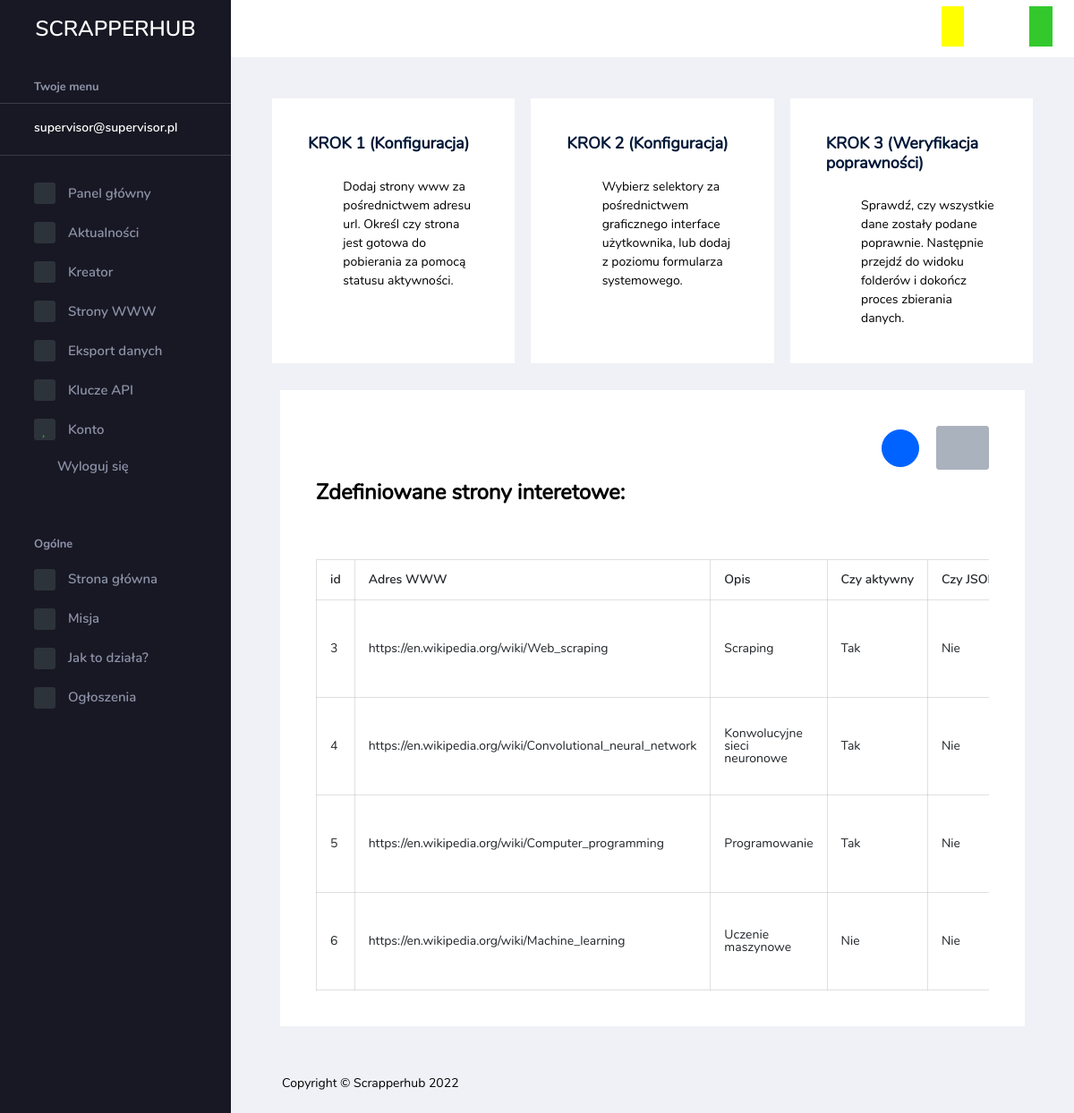
The page /websites/2/ (signed in) on the database its author committed.
### scrapper/models/user.py (models this page shows)
class User(AbstractUser, GrapheneMixin):
    class Meta:
        app_label = APP_LABEL
        ordering = ("pk",)
    username = models.CharField(max_length=150)
    email = models.EmailField(_("email address"), unique=True, blank=True)
    is_active = models.BooleanField(default=False)
    verification_pin = models.CharField(max_length=6)
    timezone = models.ForeignKey(
        to=Timezone, on_delete=models.SET_DEFAULT, default=3, null=False
    )
    USERNAME_FIELD = "email"
    REQUIRED_FIELDS = ["username"]
    def __str__(self) -> str:
        return f"{self.__class__.__name__}(id={self.id}, name={self.email})"
    __repr__ = __str__

### scrapper/models/website.py (models this page shows, shortened)
class Website(BaseModel):
    class Meta:
        app_label = APP_LABEL
        ordering = ("pk",)
    url = models.CharField(max_length=250)
    description = models.CharField(max_length=250)
    is_ready = models.BooleanField(default=False)
    is_simplified = models.BooleanField(default=False)
    is_new_data_collected = models.BooleanField(default=False)
    is_valid_with_robots = models.BooleanField(default=True)
    folder = models.ForeignKey(to=Folder, on_delete=models.CASCADE, null=True)
    def __str__(self) -> str:
        return f"{self.__class__.__name__}(id={self.id}, name={self.url}, is_ready={self.is_ready})"
    __repr__ = __str__

### scrapper/views/website/website_views.py (the view)
# urls.py: path("websites/<int:pk>/", WebsitesList.as_view(), name="websites-settings"),
class WebsitesList(LoginRequiredMixin, ListView):
    model = Website
    template_name = "scrapper/website/webistes_list.html"
    paginate_by = 10
    ordering = ["pk"]
    def get_queryset(self):
        folder_id = self.request.resolver_match.kwargs.get("pk")
        websites = []
        for website in Website.objects.filter(folder_id=folder_id):
            website.is_ready = Translator.is_ready_to_pl(website.is_ready)
            website.is_simplified = Translator.is_ready_to_pl(website.is_simplified)
            website.selectors = Selector.objects.filter(website_id=website.id).count()
            websites.append(website)
        return websites
    def get_context_data(self, **kwargs):
        context = super().get_context_data(**kwargs)
        context["folder_id"] = self.request.resolver_match.kwargs.get("pk")
        return context

### scrapper/translations/language_pl.py (called while the page is built)
    @staticmethod
    def is_ready_to_pl(value: bool) -> str:
        if value:
            return "Tak"
        return "Nie"

### templates/scrapper/website/webistes_list.html (shortened to what this page needs)
{% extends 'base.html' %}
{% block custom_styles %}
  {% load static %}
  <link rel="stylesheet" href="{% static 'assets/css/style_responsive_table.css' %}">
  <link rel="stylesheet" href="{% static 'assets/css/style_custom_buttons.css' %}">
{% endblock %}
{% block content %}
<div class="row">
  <div class="col-md-4 grid-margin stretch-card">
    <div class="card">
      <div class="card-body">
        <h4 class="card-title">KROK 1 (Konfiguracja)</h4>
        <div class="media">
          <i class="mdi mdi-earth icon-md text-success d-flex align-self-center mr-3"></i>
          <div class="media-body">
            <p class="card-text" style="color: black;">
              Dodaj strony www za pośrednictwem adresu url.
              Określ czy strona jest gotowa do pobierania za pomocą statusu aktywności.
            </p>
          </div>
        </div>
      </div>
    </div>
  </div>
  <div class="col-md-4 grid-margin stretch-card">
    <div class="card">
      <div class="card-body">
        <h4 class="card-title">KROK 2 (Konfiguracja)</h4>
        <div class="media">
          <i class="mdi mdi-cursor-default icon-md d-flex align-self-end mr-3"></i>
          <div class="media-body">
            <p class="card-text" style="color: black;">
              Wybierz selektory za pośrednictwem graficznego interface użytkownika, lub
              dodaj z poziomu formularza systemowego.
            </p>
          </div>
        </div>
      </div>
    </div>
  </div>
  <div class="col-md-4 grid-margin stretch-card">
    <div class="card">
      <div class="card-body">
        <h4 class="card-title">KROK 3 (Weryfikacja poprawności)</h4>
        <div class="media">
          <i class="mdi mdi-check icon-md d-flex align-self-end mr-3"></i>
          <div class="media-body">
            <p class="card-text" style="color: black;">
              Sprawdź, czy wszystkie dane zostały podane poprawnie.
              Następnie przejdź do widoku folderów i dokończ proces zbierania danych.
            </p>
          </div>
        </div>
      </div>
    </div>
  </div>
</div>
<div class="col-lg-12 grid-margin stretch-card">
    <div class="card">
      <div class="card-body">
        <div style="margin-bottom: 60px;">
          <div class="dropdown pull-right">
            <a href="{% url 'folders' %}" style="margin-left: 20px;">
              <button type="button" class="btn btn-primary btn-rounded btn-icon" style="margin-right: 15px;">
                <i class="mdi mdi-arrow-left-bold" style="font-size: 22px;"></i>
              </button>
            </a>
            <button type="button" class="btn btn-light dropdown-toggle" id="dropdownMenuIconButton3" data-toggle="dropdown" aria-haspopup="true" aria-expanded="false">
              <i class="mdi mdi-arrow-down-drop-circle" style="font-size: 22px;"></i>
            </button>
          </div>
        </div>
        <div style="margin-bottom: 60px;">
          <h2 style="color: black;">Zdefiniowane strony interetowe:</h2>
        </div>
        <div style="overflow-x:auto;">
            <table class="table table-bordered">
                <thead>
                  <tr>
                    <th> id </th>
                    <th> Adres WWW </th>
                    <th> Opis </th>
                    <th> Czy aktywny </th>
                    <th> Czy JSON </th>
                  </tr>
                </thead>
                <tbody>
                  {% if object_list %}
                    {% for website in object_list %}
                        <tr style="margin-bottom:40px;">
                            <td data-label="ID"> {{ website.pk }} </td>
                            <td data-label="Adres WWW">
                              {{ website.url }}
                            </td>
                            <td data-label="Opis"> {{ website.description }} </td>
                            <td data-label="Czy aktywny"> {{ website.is_ready }} </td>
                            <td data-label="Czy JSON"> {{ website.is_simplified }} </td>
                        </tr>
                    {% endfor %}
                  {% endif %}
                </tbody>
              </table>
        </div>
      </div>
    </div>
  </div>
{% endblock %}

### templates/base.html (shortened to what this page needs)
<!DOCTYPE html>
<html lang="en">
    <head>
        {% load static %}
        <link rel="stylesheet" href="{% static 'assets/vendors/mdi/css/materialdesignicons.min.css' %}">
        <link rel="stylesheet" href="{% static 'assets/vendors/css/vendor.bundle.base.css' %}">
        <link rel="stylesheet" href="{% static 'assets/vendors/font-awesome/css/font-awesome.min.css' %}" />
        <link rel="stylesheet" href="{% static 'assets/vendors/bootstrap-datepicker/bootstrap-datepicker.min.css' %}">
        <link rel="stylesheet" href="{% static 'assets/css/style.css' %}">
        {% block custom_styles %}{% endblock %}
    </head>
    <body>
    <div class="container-scroller">
        <nav class="navbar default-layout-navbar col-lg-12 col-12 p-0 fixed-top d-flex flex-row">
        <div class="text-center navbar-brand-wrapper d-flex align-items-center justify-content-center">
            <a class="navbar-brand brand-logo" href="/">SCRAPPERHUB</a>
        </div>
        <div class="navbar-menu-wrapper d-flex align-items-stretch">
            <button class="navbar-toggler navbar-toggler align-self-center" type="button" data-toggle="minimize">
            <span class="mdi mdi-menu"></span>
            </button>
            <ul class="black_container" id="header_icons">
                <li class="black_container" style="display: inline;">
                    <i class="mdi mdi-format-title" style="font-size: 33px; margin-left: 20px; cursor: pointer;" onclick="reset_size()"></i>
                </li>
                <li class="black_container" style="display: inline;">
                    <i class="mdi mdi-format-annotation-minus" style="font-size: 33px; margin-left: 20px; cursor: pointer;" onclick="change_size_minus()"></i>
                </li>
                <li class="black_container" style="display: inline;">
                    <i class="mdi mdi-format-annotation-plus" style="font-size: 33px; margin-left: 20px; cursor: pointer;" onclick="change_size_plus()"></i>
                </li>
                <li class="yellow_container" style="display: inline;">
                    <i class="mdi mdi-contrast-box turn_yellow" style="font-size: 33px; margin-left: 20px; cursor: pointer; background-color: yellow;" onclick="wcag_yellow()"></i>
                </li>
                <li class="black_container" style="display: inline;">
                    <i class="mdi mdi-contrast-box turn_black" style="font-size: 33px; margin-left: 20px; cursor: pointer; background-color: white; color: black;" onclick="wcag_black()"></i>
                </li>
                <li class="default_container" style="display: inline;">
                    <i class="mdi mdi-contrast-box turn_default" style="font-size: 33px; margin-left: 20px; cursor: pointer; background-color: #33c92d;" onclick="wcag_default()"></i>
                </li>
            </ul>
        </div>
        </nav>
        <div class="container-fluid page-body-wrapper">
        <nav class="sidebar sidebar-offcanvas" id="sidebar">
            <ul class="nav">
            {% if user.is_authenticated %}
                <li class="nav-item nav-category">Twoje menu</li>
                <li class="nav-item sidebar-user-actions">
                    <div class="user-details">
                      <div class="email d-flex justify-content-between align-items-center">
                        <div>
                          <div class="d-flex align-items-center">
                            <div class="sidebar-profile-text">
                              <p class="mb-1">{{user.email}}</p>
                            </div>
                          </div>
                        </div>
                      </div>
                    </div>
                </li>
                <li class="nav-item">
                    <a class="nav-link" href="{% url 'private_dashboard' %}">
                    <span class="icon-bg"><i class="mdi mdi-view-dashboard menu-icon"></i></span>
                    <span class="menu-title">Panel główny</span>
                    </a>
                </li>
                <li class="nav-item">
                    <a class="nav-link" href="{% url 'news' %}">
                    <span class="icon-bg"><i class="mdi mdi-alert-box menu-icon"></i></span>
                    <span class="menu-title">Aktualności</span>
                    </a>
                </li>
                <li class="nav-item">
                    <a class="nav-link" href="{% url 'folders' %}">
                    <span class="icon-bg"><i class="mdi mdi-folder-plus menu-icon"></i></span>
                    <span class="menu-title">Kreator </span>
                    </a>
                </li>
                <li class="nav-item">
                    <a class="nav-link" href="{% url 'websites' %}">
                    <span class="icon-bg"><i class="mdi mdi-earth menu-icon"></i></span>
                    <span class="menu-title">Strony WWW</span>
                    </a>
                </li>
                <li class="nav-item">
                    <a class="nav-link" href="{% url 'export-list' %}">
                    <span class="icon-bg"><i class="mdi mdi-export menu-icon"></i></span>
                    <span class="menu-title">Eksport danych</span>
                    </a>
                </li>
                <li class="nav-item">
                    <a class="nav-link" href="{% url 'api-key-list' %}">
                    <span class="icon-bg"><i class="mdi mdi-key-variant menu-icon"></i></span>
                    <span class="menu-title">Klucze API</span>
                    </a>
                </li>
                <li class="nav-item">
                    <a class="nav-link collapsed" data-toggle="collapse" href="#ui-basic" aria-expanded="false" aria-controls="ui-basic">
                      <span class="icon-bg"><i class="mdi mdi-account menu-icon"></i></span>
                      <span class="menu-title">Konto</span>
                      <i class="menu-arrow"></i>
                    </a>
                </li>
                <li class="nav-item sidebar-user-actions">
                    <div class="sidebar-user-menu">
                      <a href="{% url 'logout' %}" class="nav-link"><i class="mdi mdi-logout menu-icon"></i>
                        <span class="menu-title">Wyloguj się</span></a>
                    </div>
                </li>
            {% endif %}
            <li class="nav-item nav-category">Ogólne</li>
            <li class="nav-item">
                <a class="nav-link" href="/">
                <span class="icon-bg"><i class="mdi mdi-crown menu-icon"></i></span>
                <span class="menu-title">Strona główna</span>
                </a>
            </li>
            <li class="nav-item">
                <a class="nav-link" href="{% url 'mission' %}">
                <span class="icon-bg"><i class="mdi mdi-earth menu-icon"></i></span>
                <span class="menu-title">Misja</span>
                </a>
            </li>
            <li class="nav-item">
                <a class="nav-link" href="{% url 'process' %}">
                <span class="icon-bg"><i class="mdi mdi-information menu-icon"></i></span>
                <span class="menu-title">Jak to działa?</span>
                </a>
            </li>
            <li class="nav-item">
                <a class="nav-link" href="{% url 'announcements' %}">
                <span class="icon-bg"><i class="mdi mdi-comment-outline menu-icon"></i></span>
                <span class="menu-title">Ogłoszenia</span>
                </a>
            </li>
            </ul>
        </nav>
        <div class="main-panel">
            <div class="content-wrapper">
                {% block content %}{% endblock %}
            </div>
            <footer class="footer">
                <div class="footer-inner-wraper">
                    <div class="d-sm-flex justify-content-center justify-content-sm-between">
                        <span class="d-block text-center text-sm-left d-sm-inline-block" style="color: black;">Copyright © Scrapperhub 2022</span>
                    </div>
                </div>
            </footer>
        </div>
        </div>
    </div>
    </body>
</html>

### scrapper/static/assets/css/style_responsive_table.css (style rules this page uses)
.table td { white-space: normal; }

### rows shown on the page
User: email "supervisor@supervisor.pl"
Website: pk "3", url "https://en.wikipedia.org/wiki/Web_scraping", description "Scraping", is_ready "Tak", is_simplified "Nie"
Website: pk "4", url "https://en.wikipedia.org/wiki/Convolutional_neural_network", description "Konwolucyjne sieci neuronowe", is_ready "Tak", is_simplified "Nie"
Website: pk "5", url "https://en.wikipedia.org/wiki/Computer_programming", description "Programowanie", is_ready "Tak", is_simplified "Nie"
Website: pk "6", url "https://en.wikipedia.org/wiki/Machine_learning", description "Uczenie maszynowe", is_ready "Nie", is_simplified "Nie"
